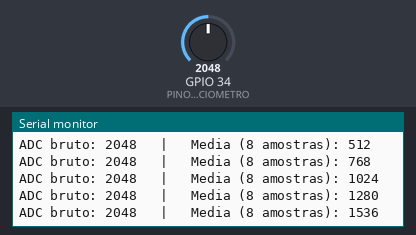
Simulated run of this sketch. Board: ESP32. Parts: the last lines printed to the serial monitor. The inputs (shaded band) are chosen by the test bench; at power-on: GPIO 34 (PINO_POTENCIOMETRO) = 2048 (analog values on the 0–4095 scale).

Above: at 1.2 s.
1.3 s: GPIO 34 (PINO_POTENCIOMETRO) set to 2866
At 1.36 s:
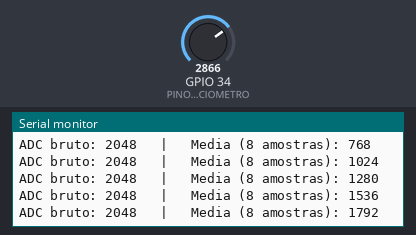
2.8 s: GPIO 34 (PINO_POTENCIOMETRO) set to 3603
At 2.97 s:
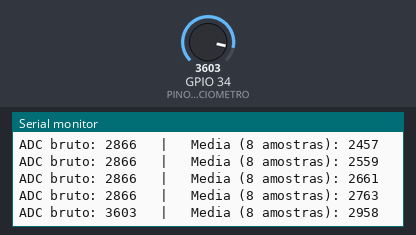
Timing chart, 0 to 5.8 s (numbered marks = the images above; inputs shaded):
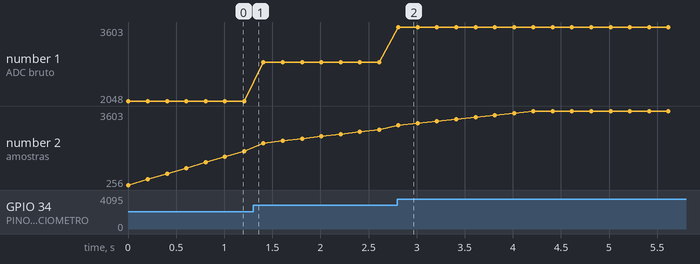

The sketch:

CalibracaoSensor.ino
```cpp
// Sketch isolado so para calibrar o potenciometro (Etapa 2 do guia).
// Nao faz parte do firmware final - e' so uma ferramenta de medicao.
// Depois de anotar os valores em 0 e 90 graus, delete este sketch
// e coloque os numeros no SensorModule.cpp do projeto principal.

const uint8_t PINO_POTENCIOMETRO = 34; // ADC1 - GPIO34
const uint8_t N_AMOSTRAS = 8;

uint16_t buffer[N_AMOSTRAS] = {0};
uint8_t indice = 0;

void setup() {
  Serial.begin(115200);
  analogReadResolution(12);
  analogSetPinAttenuation(PINO_POTENCIOMETRO, ADC_11db); // mesma atenuacao do firmware (circuito v2.7)
  pinMode(PINO_POTENCIOMETRO, INPUT);
  Serial.println("Calibracao iniciada. Gire o eixo e anote os valores estaveis em 0 e 90 graus.");
}

void loop() {
  uint16_t bruto = analogRead(PINO_POTENCIOMETRO);
  buffer[indice] = bruto;
  indice = (indice + 1) % N_AMOSTRAS;

  uint32_t soma = 0;
  for (uint8_t i = 0; i < N_AMOSTRAS; i++) soma += buffer[i];
  uint16_t media = soma / N_AMOSTRAS;

  Serial.print("ADC bruto: ");
  Serial.print(bruto);
  Serial.print("   |   Media (8 amostras): ");
  Serial.println(media);

  delay(200); // aqui pode usar delay - e' so ferramenta de bancada, nao e' o loop principal do firmware
}
```

Measured:
- after the input at 2.8 s, the serial monitor: prints a new line at once (image 2)
- plotted number 1: 2048 → 2866 after the input at 1.3 s, 2866 → 3603 after the input at 2.8 s
- plotted number 2: 1792 → 2763 after the input at 1.3 s, 2763 → 3603 after the input at 2.8 s
